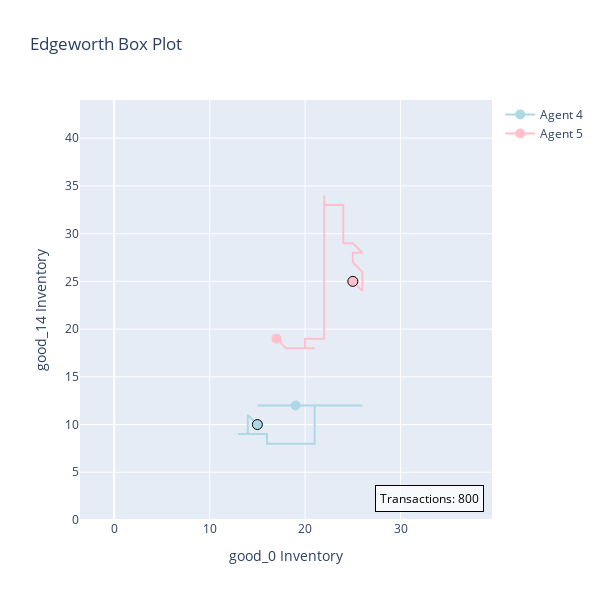

The notebook cell this image was saved under:
### Markdown cell above
Initialize the market and execute. Use a network to determine trading partners.

### Code cell
market = Market()
# 10 Agents, 20 Goods, and max initial endowment of 20 (and no wealth equality)
market.generate_agents(10, 20, 20, False)
# Generate network
market.generate_network(size=3)
market.clear_transactions()
market.execute_exchange(
    trading_days=2, 
    # The higher strategic_error is, the less trades in the first trading day
    strategic_error = 0.1, 
    trade_within_network=True,
    # plot_types include "edgeworth", "edgeworth_plus", "inventory_timeseries",
    # "aggregate_utility", and "individual_utility"
    # Note that the "edgeworth" only displays the first 10 transactions, 
    # and then every hundredth transaction thereafter.
    plot_type="edgeworth",
    )

### Figure 1 — Plotly figure (JSON) as saved in the notebook; plotly's stock layout.template omitted (floating-point values rounded to 4 significant figures; data arrays with more than 128 entries replaced by an {"elided": "..."} marker saying what was removed)
{"data": [{"line": {"color": "lightblue"}, "marker": {"color": {"elided": "800 str values"}, "line": {"color": {"elided": "800 str values"}, "width": 1}, "size": 10}, "mode": "lines+markers", "name": "Agent 4", "type": "scatter", "x": {"elided": "800 int values"}, "y": {"elided": "800 int values"}}, {"line": {"color": "pink"}, "marker": {"color": {"elided": "800 str values"}, "line": {"color": {"elided": "800 str values"}, "width": 1}, "size": 10}, "mode": "lines+markers", "name": "Agent 5", "type": "scatter", "x": {"elided": "800 int values"}, "y": {"elided": "800 int values"}}], "layout": {"annotations": [{"bgcolor": "rgba(255, 255, 255, 0.7)", "bordercolor": "black", "borderpad": 4, "borderwidth": 1, "font": {"color": "black", "size": 12}, "showarrow": false, "text": "Transactions: 800", "x": 0.98, "xref": "paper", "y": 0.02, "yref": "paper"}], "height": 600, "hovermode": "closest", "title": {"text": "Edgeworth Box Plot"}, "width": 600, "xaxis": {"range": [0, 36], "title": {"text": "good_0 Inventory"}}, "yaxis": {"range": [0, 44], "scaleanchor": "x", "scaleratio": 1, "title": {"text": "good_14 Inventory"}}}}
